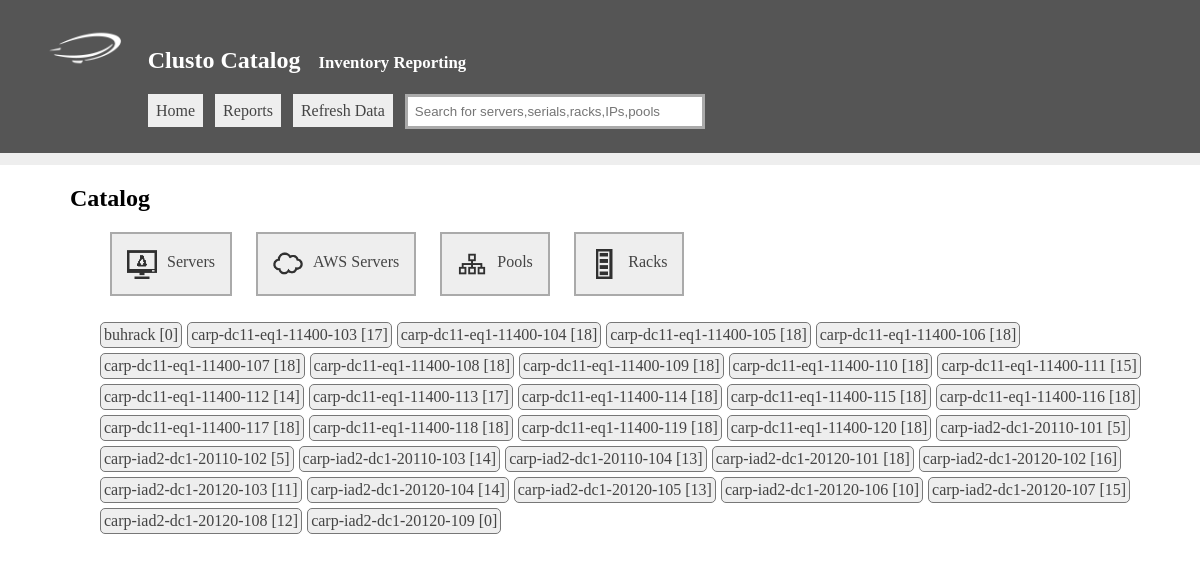
Page /catalog.php?items=racks on the committed database.
### tables this page shows
CREATE TABLE 'rack' ('id'  INTEGER PRIMARY KEY,'name'  TEXT);

### connectors.php (called while the page is built, shortened)
<?php
class sqlite
{
	function __construct($config){
		$this->config=$config;
	}
	public function search($q){
		$ret=array();
		$hdl=new SQLite3($this->config['filename']);
		$result = $hdl->query($q);
		if($result) {
			while ($row = @$result->fetchArray(SQLITE3_ASSOC)) {
				$ret[] = $row;
			}
		}
		return $ret;
	}
}

### catalog.php (the view, shortened to what this page needs)
<?php
include "header.php";
echo "<div style='padding-left:70px'>";
echo "<h2>Catalog</h2>";
echo "
    <ul id='catnav'>
        <li><a href='./catalog.php?items=servers'><img src='./images/icons/linux.png' />Servers</a></li>
        <li><a href='./view.php?type=aws'><img src='./images/icons/cloud.png' />AWS Servers</a></li>
        <li><a href='./catalog.php?items=pools'><img src='./images/icons/connections.png' />Pools</a></li>
        <li><a href='./catalog.php?items=racks'><img src='./images/icons/rack.png' />Racks</a></li>
    </ul>";
$items=@$_GET['items'];
if($items){
    $sqlite = new sqlite($sqlite);
    echo "<div id='viewbox'>";
    if($items=="racks"){
        $q="select rack.name,rack.id, count(rackservermap.id) as x from rack
            left join rackservermap on rack.id = rackservermap.rackid
            group by rack.name
            order by rack.name asc";
        $racks=$sqlite->search($q);
        if($racks){
            foreach($racks as $rack){
                echo "<a href='./view.php?type=rack&id=".$rack['id']."' class='floatbox'>".$rack['name']." [".$rack['x']."]</a>";
            }
        }
    }
    echo "</div>";
}
echo "</div>";
?>

### mainstyle.css (style rules this page uses)
body { padding:0xp;margin:0px; }
#viewbox { padding:10px;padding-left:30px; }
.floatbox { display:inline-block;padding:3px;border:1px solid #777; border-radius:5px;background:#eee;color:#444;text-decoration:none;background:#eee;margin-right:5px;margin-bottom:5px; }
#catnav li { list-style:none;display:inline-block;text-align:center;width:auto;padding:15px;margin-right:20px;background:#eee;border:2px solid #aaa }
#catnav img { margin-right:10px;vertical-align:middle;height:30px;opacity:.8 }
#catnav li a { text-decoration:none;color:#444 }

### rows in the picture
rack: name "buhrack", x "0"
rack: name "carp-dc11-eq1-11400-103", x "17"
rack: name "carp-dc11-eq1-11400-104", x "18"
rack: name "carp-dc11-eq1-11400-105", x "18"
rack: name "carp-dc11-eq1-11400-106", x "18"
rack: name "carp-dc11-eq1-11400-107", x "18"
rack: name "carp-dc11-eq1-11400-108", x "18"
rack: name "carp-dc11-eq1-11400-109", x "18"
rack: name "carp-dc11-eq1-11400-110", x "18"
rack: name "carp-dc11-eq1-11400-111", x "15"
rack: name "carp-dc11-eq1-11400-112", x "14"
rack: name "carp-dc11-eq1-11400-113", x "17"
rack: name "carp-dc11-eq1-11400-114", x "18"
rack: name "carp-dc11-eq1-11400-115", x "18"
rack: name "carp-dc11-eq1-11400-116", x "18"
rack: name "carp-dc11-eq1-11400-117", x "18"
rack: name "carp-dc11-eq1-11400-118", x "18"
rack: name "carp-dc11-eq1-11400-119", x "18"
rack: name "carp-dc11-eq1-11400-120", x "18"
rack: name "carp-iad2-dc1-20110-101", x "5"
rack: name "carp-iad2-dc1-20110-102", x "5"
rack: name "carp-iad2-dc1-20110-103", x "14"
rack: name "carp-iad2-dc1-20110-104", x "13"
rack: name "carp-iad2-dc1-20120-101", x "18"
rack: name "carp-iad2-dc1-20120-102", x "16"
rack: name "carp-iad2-dc1-20120-103", x "11"
rack: name "carp-iad2-dc1-20120-104", x "14"
rack: name "carp-iad2-dc1-20120-105", x "13"
rack: name "carp-iad2-dc1-20120-106", x "10"
rack: name "carp-iad2-dc1-20120-107", x "15"
rack: name "carp-iad2-dc1-20120-108", x "12"
rack: name "carp-iad2-dc1-20120-109", x "0"

### other values in the picture
$mastertitle "Clusto Catalog"
$tagline "Inventory Reporting"
